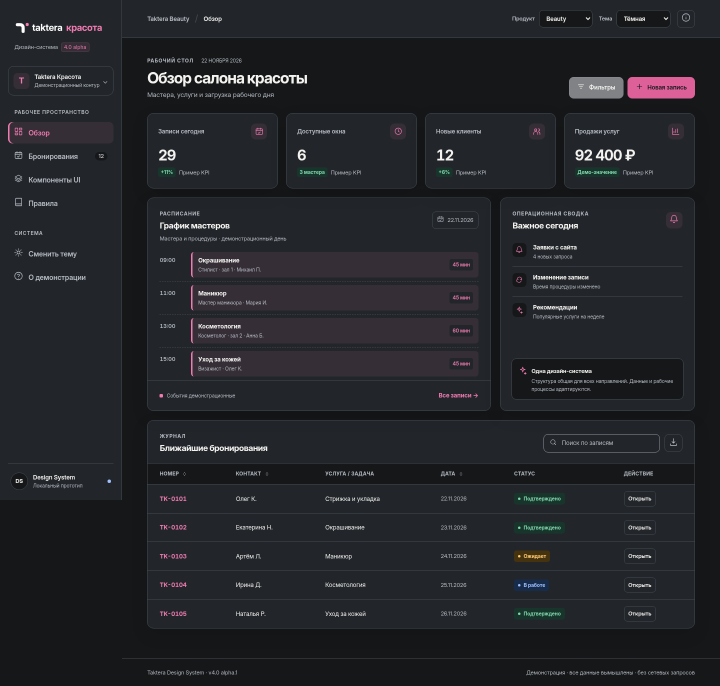
#> input picture 16_quality/screenshots/beauty-dark.png, 1440 x 1372 px, given in place of platform-light.png, which was not available (shown at 1/2 size)
$ python make_contact_sheet.py
#> lines starting #> are read from the running program, lines starting #| are printed output that depends on the picture
#!/usr/bin/env python3
from PIL import Image,ImageDraw,ImageFont
from pathlib import Path
root=Path(__file__).resolve().parents[1];folder=root/'16_quality/screenshots'
fontfile=root/'05_typography/Inter-SemiBold.ttf'
f=ImageFont.truetype(str(fontfile),18);big=ImageFont.truetype(str(fontfile),26)
products=['platform','clinic','beauty','spa','fitness','travel']
for theme in ['light','dark']:
 cardw,cardh=405,420
 sheet=Image.new('RGB',(3*cardw+48,2*cardh+108),'#F4F3EF')
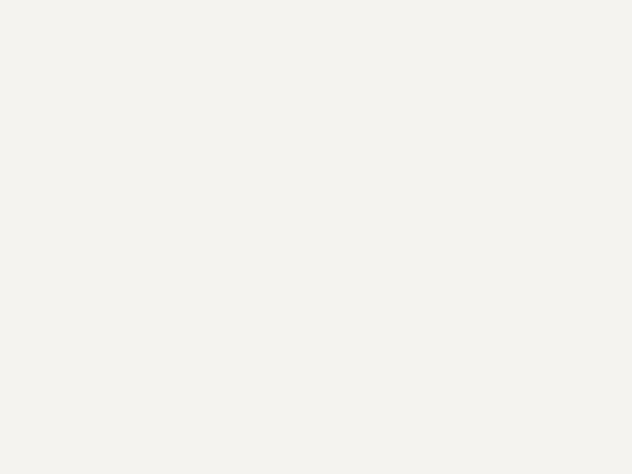
#> sheet: PIL image 1263x948 RGB (shown at 1/2 size); mean R, G, B 244, 243, 239
 dr=ImageDraw.Draw(sheet)
 dr.text((24,15),f'Taktera v4.0 alpha · {theme} mode',font=big,fill='#22262B')
 dr.text((24,54),'Six real rendered UI scenarios · fictional data',font=f,fill='#62676E')
 for i,p in enumerate(products):
  src=Image.open(folder/f'{p}-{theme}.png').convert('RGB')
#> src is the input picture: PIL image 1440x1372 RGB; mean R, G, B 35.5, 37.7, 42.1
  src.thumbnail((cardw-20,cardh-38),Image.Resampling.LANCZOS)
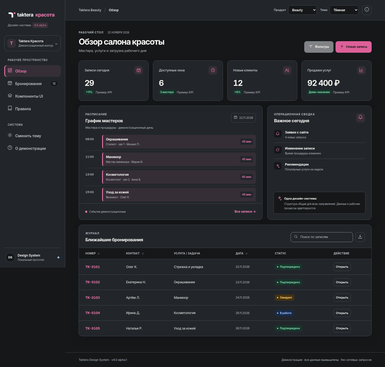
#> src: PIL image 385x367 RGB; mean R, G, B 35.5, 37.7, 42.1
  x=24+(i%3)*cardw;y=91+(i//3)*cardh
  dr.rounded_rectangle((x,y,x+cardw-13,y+cardh-11),radius=12,fill='#FFFFFF',outline='#D9DCDF',width=1)
  dr.text((x+14,y+10),p.capitalize(),font=f,fill='#22262B')
  sheet.paste(src,(x+7,y+39))
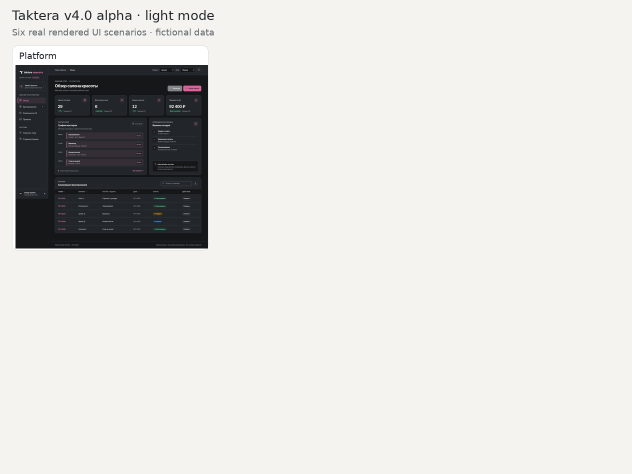
#> sheet: PIL image 1263x948 RGB (shown at 1/2 size); mean R, G, B 218.9, 218.3, 215.4
#> (the run stopped early here; a loop or call above may not have finished)
